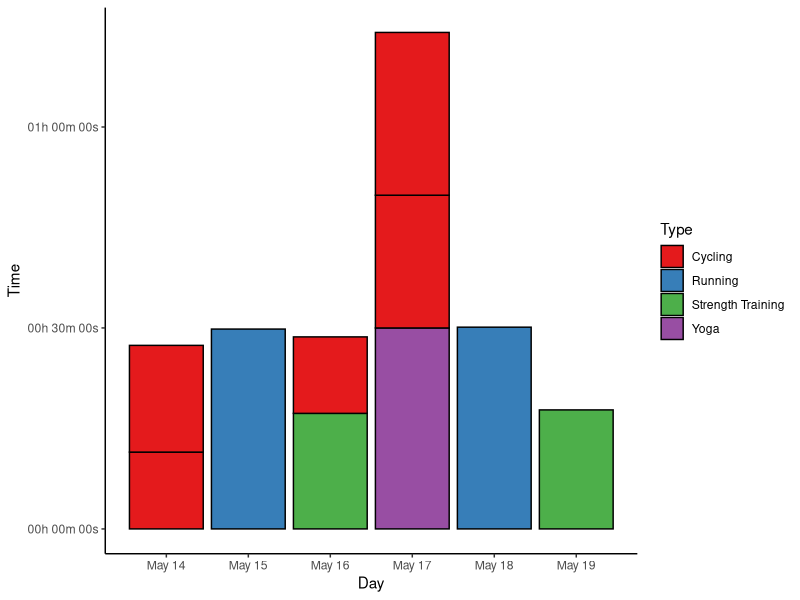
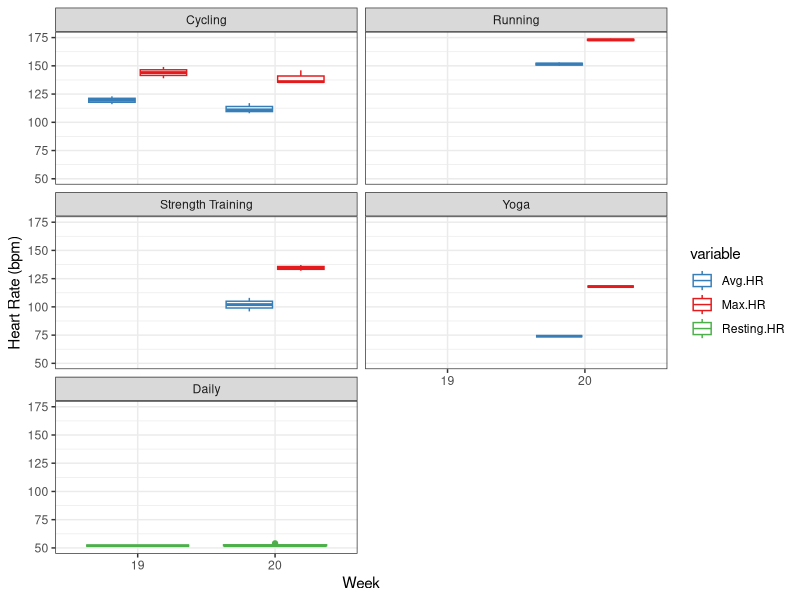
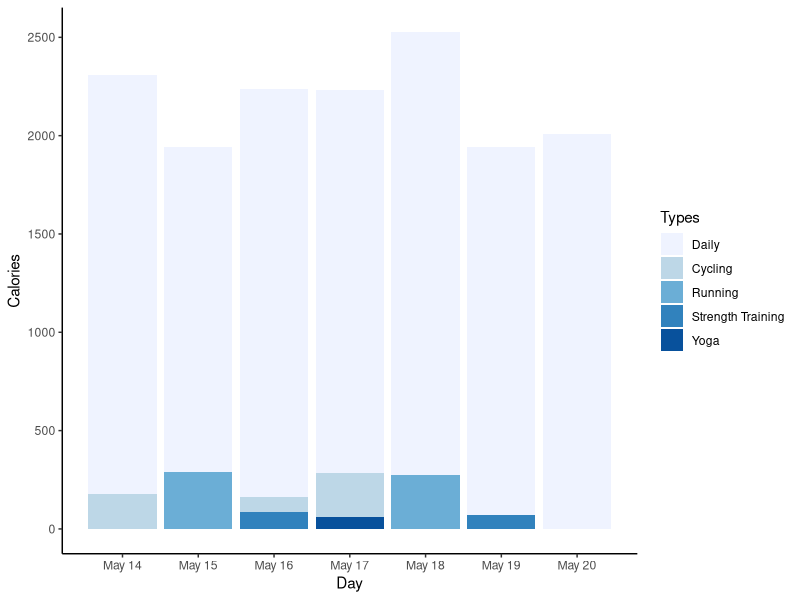

Write R code to recreate these figures, in order.
## ---- chunk 1
setwd("C:/Users/Sarah/Dropbox/Fitness/SummerPain")
options(stringsAsFactors=FALSE)

library(chron)
library(plyr)
library(knitr)
library(ggplot2)
library(scales)
library(reshape)
library(car)
## ---- chunk 2
# read in data
data <- read.table("Week1.csv", header=TRUE, sep=",", na.strings=c("NA", "--", ""))

# convert time/date objects
data$Start <- as.POSIXct(data$Start, format="%a, %d %B %Y %H:%M")
data$Time <- times(data$Time)

# remove morning exercise
dataf <- data[!data$Type=="Other", ]

# convert exercise type to factor and reorder for plotting
a <- recode(as.numeric(as.factor(dataf$Type)), "1=1; 2=5; 3=2; 4=3; 5=4")
dataf$Types <- reorder(dataf$Type, a)

# first look
summary(data)
dataf
## ---- chunk 3
# extract day from activity start
dataf$Day <- as.Date(dataf$Start)

# ignore daily data for plotting
datas <- subset(dataf, !Type=="Daily")

p1 <- ggplot(datas, aes(x=Day, y=Time, fill=Type)) +
  geom_bar(stat="identity", colour="black") + scale_fill_brewer(palette="Set1")
p1 <- p1 + scale_y_chron(labels=date_format("%Hh %Mm %Ss"))
p1 <- p1 + theme_classic() + scale_x_date(date_breaks="1 day", date_labels="%B %d")
p1
## ---- chunk 4
# melt HR data
HRdata <- melt(dataf, id.vars=c("Activity", "Types", "Day"),
               measure.vars=c("Avg.HR", "Max.HR", "Resting.HR"))

# group by week
HRdata$Week <- format(HRdata$Day, format="%W")

p2 <- ggplot(data=HRdata, aes(x=factor(Week), y=value, colour=variable)) +
  geom_boxplot() + scale_colour_manual(values=c("#377EB8", "#E41A1C", "#4DAF4A"))
p2 <- p2 + facet_wrap(~factor(Types), nrow=3)
p2 <- p2 + theme_bw() + labs(y="Heart Rate (bpm)", x="Week")
p2
## ---- chunk 5
#reorder types for this plo
b <- recode(as.numeric(as.factor(dataf$Types)), "1=2; 2=3; 3=4; 4=5; 5=1")
dataf$Types <- reorder(dataf$Type, b)

p3 <- ggplot(dataf, aes(x=Day, y=Calories, fill=Types)) +
  geom_bar(stat="identity") + scale_fill_brewer()
p3 <- p3 + theme_classic() + scale_x_date(date_breaks="1 day", date_labels="%B %d")
p3
